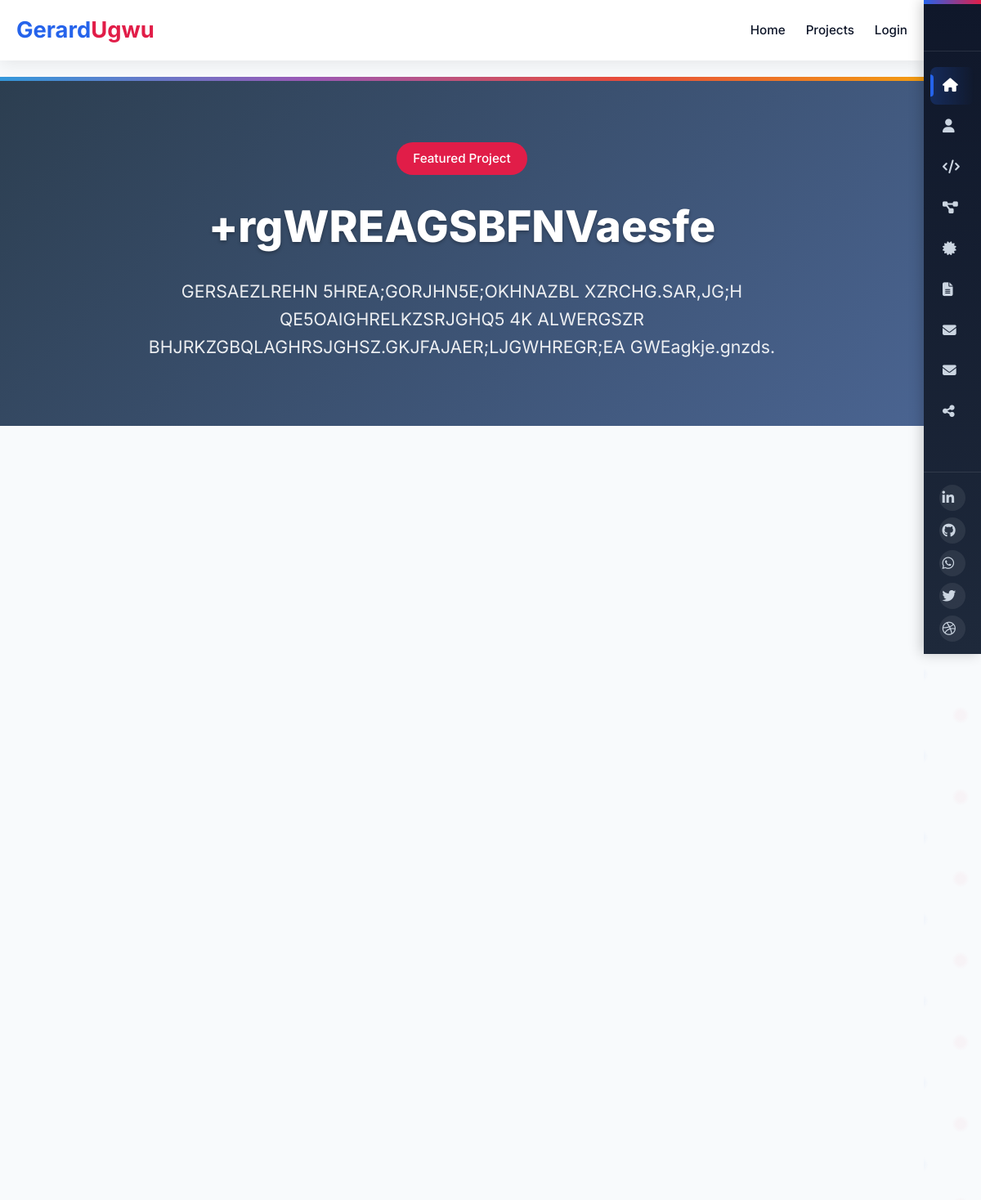
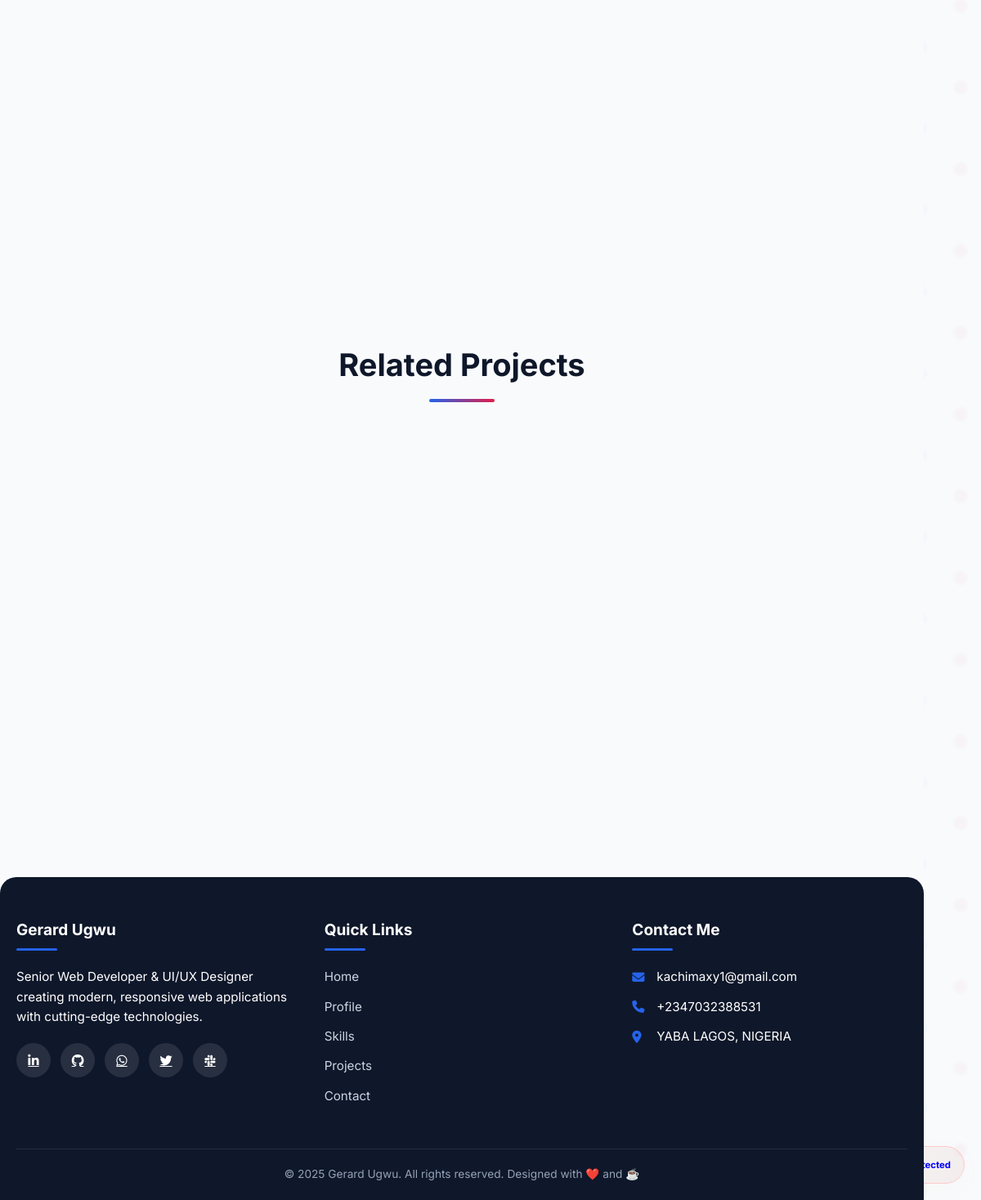
/project/1/, run on the app's committed database (2 pictures, top to bottom).
### myapp/models.py (models this page shows, shortened)
class Project(models.Model):
    id = models.AutoField(primary_key=True)  # Explicitly define id as AutoField
    title = models.CharField(max_length=255)
    description = models.TextField()
    key_features = models.TextField()
    technologies = models.TextField()
    live_url = models.URLField(blank=True)
    github_url = models.URLField(blank=True)
    timeline = models.CharField(max_length=100, blank=True)
    role = models.CharField(max_length=100, blank=True)
    is_featured = models.BooleanField(default=False)
    image = models.ImageField(upload_to='projects/', null=True, blank=True)

### myapp/views.py (the view, shortened to what this page needs)
# urls.py: path('project/<int:project_id>/', views.project_detail_view, name='project_detail'),
def project_detail_view(request, project_id=None):
    if project_id:
        try:
            project = get_object_or_404(Project, id=project_id)
            related_projects = Project.objects.exclude(id=project_id)[:3]
            context = {
                'project': project,
                'related_projects': related_projects,
                'projects': Project.objects.all()  # For navigation
            }
            return render(request, 'main/project_detail.html', context)
        except Project.DoesNotExist:
            from django.http import Http404
            raise Http404("Project not found")

### myapp/templates/main/project_detail.html (shortened to what this page needs)
{% extends "base.html" %}
{% load static %}
{% block main %}
<section class="project-hero">
  <div class="container">
    <div class="project-tag">{{ project.category|default:"Featured Project" }}</div>
    <h1>{{ project.title }}</h1>
    <p>{{ project.description }}</p>
  </div>
</section>
<main class="container">
  <div class="project-detail-container">
  </div>
  {% if related_projects %}
  <section class="related-projects">
    <div class="section-title">
      <h2>Related Projects</h2>
    </div>
    <div class="projects-grid">
    </div>
  </section>
  {% endif %}
</main>
{% endblock %}

### myapp/templates/base.html (style rules this page uses)
:root { --font: 'Inter', 'Segoe UI', Tahoma, Geneva, Verdana, sans-serif; }
:root { --bg: #f8fafc; --bg-card: #ffffff; --text: #0f172a; --text-muted: #64748b; --border: #e2e8f0; --primary: #2563eb; --accent: #e11d48; --hero-gradient: linear-gradient(135deg, #2563eb, #e11d48); --shadow: 0 4px 20px rgba(0, 0, 0, 0.08); --text-primary: var(--primary); --text-accent: var(--accent); --text-light: #0f172a; --card-bg: #ffffff; --card-border: #e2e8f0; --card-shadow: 0 4px 20px rgba(0, 0, 0, 0.08); --btn-primary-bg: var(--primary); --btn-primary-hover: var(--primary-dark); --btn-outline-bg: transparent; --btn-outline-border: var(--primary); --input-bg: #f8fafc; --input-border: #e2e8f0; --input-focus: var(--primary); --alert-bg: #fff3cd; --alert-border: #faebbd; --nav-bg: #ffffff; --nav-text: var(--text); --nav-active: var(--primary); }
body { background: var(--bg); color: var(--text); transition: background .3s, color .3s; }
html { font-size: 90%; scroll-behavior: smooth; }
* { margin: 0; padding: 0; box-sizing: border-box; font-family: 'Inter', 'Segoe UI', Tahoma, Geneva, Verdana, sans-serif; }
:root { --primary: #2563eb; --primary-dark: #1d4ed8; --accent: #e11d48; --accent-dark: #be123c; --dark: #0f172a; --dark-light: #1e293b; --light: #f8fafc; --gray: #64748b; --light-gray: #e2e8f0; --border-radius: 12px; --border-radius-sm: 8px; --shadow: 0 4px 20px rgba(0, 0, 0, 0.08); --shadow-md: 0 6px 25px rgba(0, 0, 0, 0.1); --transition: all 0.3s ease; }
body { background-color: var(--light); color: var(--dark); line-height: 1.6; overflow-x: hidden; }
.container { max-width: 1200px; margin: 0 auto; padding: 0 20px; }
main { flex: 1; padding: 20px 0; }
@media (min-width: 1200px) { .container { max-width: 1140px; } }
@media (min-width: 1200px) { html { font-size: 95%; } }

### myapp/templates/main/project_detail.html (style rules this page uses)
:root { --primary: #2563eb; --primary-dark: #1d4ed8; --accent: #e11d48; --accent-dark: #be123c; --dark: #0f172a; --dark-light: #1e293b; --light: #f8fafc; --gray: #64748b; --light-gray: #e2e8f0; --border-radius: 10px; --shadow: 0 4px 20px rgba(0, 0, 0, 0.08); --shadow-md: 0 6px 25px rgba(0, 0, 0, 0.1); --transition: all 0.3s ease; }
.project-hero { background: linear-gradient(135deg, #2c3e50, #4a6491); color: white; padding: 80px 0; text-align: center; margin-bottom: 60px; position: relative; }
.project-hero::before { content: ""; position: absolute; top: 0; left: 0; width: 100%; height: 5px; background: linear-gradient(90deg, #3498db, #9b59b6, #e74c3c, #f39c12); }
.project-hero h1 { font-size: 3.5rem; margin-bottom: 20px; font-weight: 800; text-shadow: 0 2px 4px rgba(0, 0, 0, 0.3); }
.project-hero .project-tag { display: inline-block; background: var(--accent); color: white; padding: 8px 20px; border-radius: 20px; font-size: 1rem; font-weight: 500; margin-bottom: 20px; }
.project-hero p { font-size: 1.4rem; max-width: 800px; margin: 0 auto; opacity: 0.9; }
.project-detail-container { display: grid; grid-template-columns: 1fr 350px; gap: 40px; margin-bottom: 60px; }
.related-projects { margin-top: 60px; }
.section-title { text-align: center; margin-bottom: 50px; position: relative; }
.section-title h2 { font-size: 2.5rem; color: var(--dark); display: inline-block; margin-bottom: 15px; position: relative; padding-bottom: 15px; }
.section-title h2::after { content: ''; position: absolute; bottom: 0; left: 50%; transform: translateX(-50%); width: 80px; height: 4px; background: linear-gradient(90deg, var(--primary), var(--accent)); border-radius: 2px; }
.projects-grid { display: grid; grid-template-columns: repeat(auto-fill, minmax(350px, 1fr)); gap: 30px; margin-bottom: 60px; }

### data on the page
Project: title "+rgWREAGSBFNVaesfe", description "GERSAEZLREHN 5HREA;GORJHN5E;OKHNAZBL XZRCHG.SAR,JG;H QE5OAIGHRELKZSRJGHQ5 4K ALWERGSZR BHJRKZGBQLAGHRSJGHSZ.GKJFAJAER;LJGWHREGR;EA GWEagkje.gnzds."

### other printed values
{{ project.category|default:"Featured Project" }} "Featured Project"
